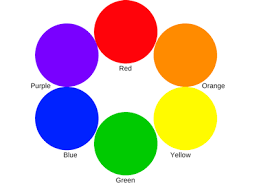
#> input picture OpenCv/colors.png, 259 x 194 px
$ python color_from_image.py
#> lines starting #> are read from the running program, lines starting #| are printed output that depends on the picture; after the words box and inside, x2 and y2 are one past the last pixel; in counts of white or black regions, pixels touching at a corner belong together
import cv2
import numpy as np

image=cv2.imread("colors.png",1)
#> image is the input picture: shape (194, 259, 3); mean B, G, R 190.9, 197.6, 213.8
new_image=cv2.cvtColor(image,cv2.COLOR_BGR2HSV)
#> new_image: shape (194, 259, 3); mean H, S, V 34, 95.7, 250.9
cv2.imshow("hsvimage",new_image)

lower_blue=np.array([110,50,50])
upper_blue=np.array([130,252,255])
mask=cv2.inRange(new_image,lower_blue,upper_blue)
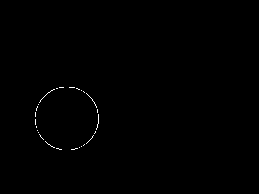
#> mask: shape (194, 259); 0.27% white in thin lines or dots, all inside (x1, y1, x2, y2) = (35, 87, 99, 150)
cv2.imshow("mask",mask)
res=cv2.bitwise_and(image,image,mask=mask)
cv2.imshow("res",res)
cv2.waitKey(0)
cv2.destroyAllWindows()
